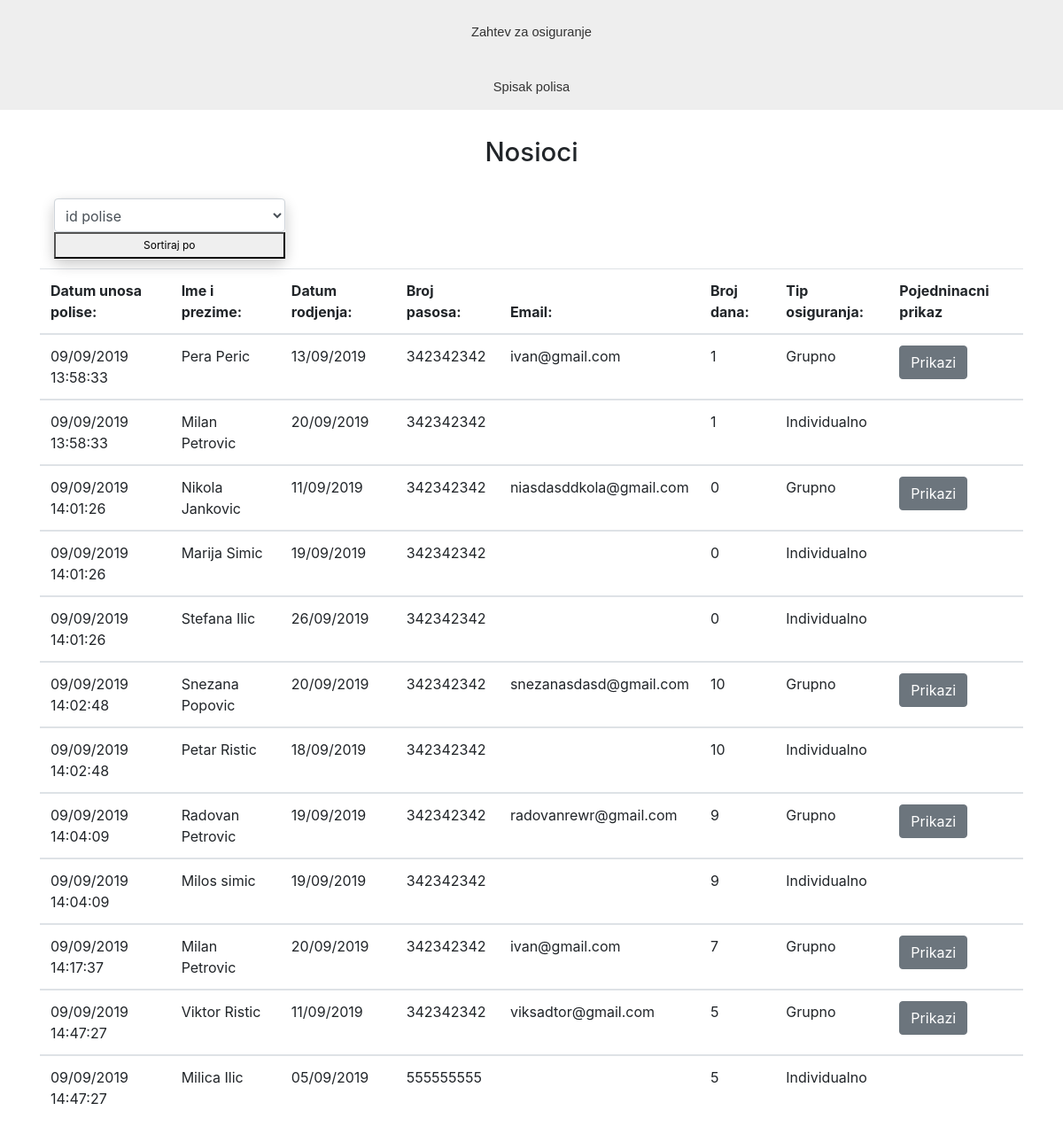
Screenshot of /polise.php with the database file from the repository.
### tables this page shows
CREATE TABLE IF NOT EXISTS `polisaosiguranik` (
  `id` int(11) NOT NULL AUTO_INCREMENT,
  `polisa_id` int(11) NOT NULL,
  `korisnik_id` int(11) NOT NULL,
  `nosioc` tinyint(1) NOT NULL,
  PRIMARY KEY (`id`),
  KEY `polisa_id` (`polisa_id`),
  KEY `korisnik_id` (`korisnik_id`)
);

CREATE TABLE IF NOT EXISTS `polisa` (
  `id` int(11) NOT NULL AUTO_INCREMENT,
  `datum_unosa_polise` datetime NOT NULL DEFAULT CURRENT_TIMESTAMP,
  `datum_putovanja_od` datetime NOT NULL,
  `datum_putovanja_do` datetime NOT NULL,
  `tip_polise` int(255) NOT NULL,
  PRIMARY KEY (`id`)
);

CREATE TABLE IF NOT EXISTS `korisnik` (
  `id` int(11) NOT NULL AUTO_INCREMENT,
  `ime_i_prezime` varchar(70) NOT NULL,
  `datum_rodjenja` datetime NOT NULL,
  `broj_pasosa` int(9) NOT NULL,
  `email` varchar(100) DEFAULT NULL,
  `telefon` varchar(15) DEFAULT NULL,
  PRIMARY KEY (`id`)
);

### private/classes/Konekcija.php (called while the page is built, shortened)
<?php
class Konekcija
{
    public static $konekcija;
    private static $host;
    private static $user;
    private static $pass;
    private static $dbname;
    private static $stmt;
    public function __construct(string $host, string $user, string $pass, string $dbname)
    {
        self::$host = $host;
        self::$user = $user;
        self::$pass = $pass;
        self::$dbname = $dbname;
    }
    public static function napraviKonekciju()
    {
        if (self::$konekcija == NULL) {
            try {
                self::$konekcija = new PDO(
                    "mysql:host=" . self::$host . ";dbname=" . self::$dbname . ";charset=utf8",
                    self::$user,
                    self::$pass
                );
            } catch (PDOException $e) {
                echo  $e->getMessage();
                die('<p>Problem sa  konekcijom</p>');
            }
            return self::$konekcija;
        }
    }
    public static function query($sql)
    {
        self::$stmt = self::$konekcija->prepare($sql);
    }
    public static function execute()
    {
        return self::$stmt->execute();
    }
    public static function resultSet($fetchType = null)
    {
        self::execute();
        return self::$stmt->fetchAll($fetchType);
    }
}

### private/classes/Modeli.php (called while the page is built, shortened)
<?php
class Modeli
{
    public static function svePolise()
    {
        Konekcija::query("SELECT * FROM polisa JOIN polisaosiguranik ON polisaosiguranik.polisa_id = polisa.id JOIN korisnik ON korisnik.id = polisaosiguranik.korisnik_id");
        return Konekcija::resultSet(PDO::FETCH_OBJ);
    }
}

### private/classes/Procisti.php (called while the page is built, shortened)
<?php
class Procisti
{
    public static function prikaziDatum($datumIVreme, $format)
    {
        return $datumIvreme  = date($format, strtotime($datumIVreme));
    }
}

### public/polise.php (the view, shortened to what this page needs)
<?php ob_start();
require_once '../private/includes/header.php';
$korisnici = null;
if (isset($_GET['sortBy'])) {
    $sortBy = htmlspecialchars(trim($_GET['sortBy']));
    $korisnici = Modeli::svePoliseSortiranjePo($sortBy);
} else {
    $korisnici = Modeli::svePolise();
}
?>
<h1 class="text-center mb-4">Nosioci</h1>
<div class="form-group">
    <form action="" method="get" class="p-0 w-50">
        <select class='p-2 form-control w-100' name="sortBy" id="">
            <option class='slova' value="id">id polise</option>
        </select>
        <button class='p-1 slova w-100' type="submit">Sortiraj po</button>
    </form>
</div>
<div class="table-responsive">
    <table class="table">
        <thead>
            <tr>
                <th>Datum unosa polise:</th>
                <th>Ime i prezime:</th>
                <th>Datum rodjenja:</th>
                <th>Broj pasosa:</th>
                <th>Email:</th>
                <th>Broj dana:</th>
                <th>Tip osiguranja:</th>
                <th>Pojedninacni prikaz</th>
            </tr>
        </thead>
        <?php
        foreach ($korisnici as $korisnik) {
            $datetime1 = date_create($korisnik->datum_putovanja_od);
            $datetime2 = date_create($korisnik->datum_putovanja_do);
            $brojDana = date_diff($datetime1, $datetime2)->days;
            ?>
            <tbody id="tbody">
                <tr>
                    <td>
                        <?= Procisti::prikaziDatum($korisnik->datum_unosa_polise, 'd/m/Y H:i:s'); ?>
                    </td>
                    <td>
                        <?= $korisnik->ime_i_prezime; ?>
                    </td>
                    <td>
                        <?= Procisti::prikaziDatum($korisnik->datum_rodjenja, 'd/m/Y'); ?>
                    </td>
                    <td>
                        <?= $korisnik->broj_pasosa; ?>
                    </td>
                    <td>
                        <?= $korisnik->email; ?>
                    </td>
                    <td>
                        <?= $brojDana; ?>
                    </td>
                    <td>
                        <?= $korisnik->nosioc == 0 ? 'Individualno' : 'Grupno' ?>
                    </td>
                    <td>
                        <?php if ($korisnik->nosioc == 1) :  ?>
                            <a href="nosioc.php?id_nosioca=<?= $korisnik->id ?>" class="btn btn-secondary">Prikazi</a>
                        <?php endif; ?>
                    </td>
                </tr>
            </tbody>
        <?php
        }
        ?>
    </table>
</div>
<?php
require_once '../private/includes/footer.php';
?>

### private/includes/header.php (shortened to what this page needs)
<!DOCTYPE html>
<html lang="sr">
<head>
    <link rel="stylesheet" href="https://maxcdn.bootstrapcdn.com/bootstrap/4.3.1/css/bootstrap.min.css">
    <link href="dist/css/datepicker.min.css" rel="stylesheet" type="text/css">
    <link rel="stylesheet" type="text/css" href="styles.css">
</head>
<nav>
    <ul>
        <li><a href="<?php echo URLROOT; ?>/public/index">Zahtev za osiguranje</a> </li>
    </ul>
    <ul>
        <li><a href="<?php echo URLROOT; ?>/public/polise">Spisak polisa</a></li>
    </ul>
</nav>
<body onload="jsValidacija()">
    <div class="container">

### private/includes/footer.php (shortened to what this page needs)
</div>
</body>
</html>

### public/styles.css (style rules this page uses)
form { font-size: 0px; border: 1px solid #eee; padding: 20px; border-radius: 10px; -webkit-box-shadow: 0px 6px 15px 0px rgba(0,0,0,0.2); -moz-box-shadow: 0px 6px 15px 0px rgba(0,0,0,0.2); box-shadow: 0px 6px 15px 0px rgba(0,0,0,0.2); }
h1 { font-size: 22pt; margin: 30px 0px; }
.form-group { display: inline-block; width: 50%; font-size: 11pt; vertical-align: top; padding: 10px 15px; margin: 0px; }
.form-group:nth-child(even) { background: #fff; }
nav ul { margin: 0px; font-size: 0px; list-style: none; text-align: center; background: #eee; padding: 10px 0px 0px 0px; }
nav ul li { display: inline-block; }
nav ul li a { font-size: 11pt; display: block; padding: 15px 20px; font-family: Arial; text-decoration: none; color: #333; }
.slova { font-size: 12px; }

### rows the page displays
polisaosiguranik: polisa.datum_unosa_polise "09/09/2019 13:58:33", korisnik.ime_i_prezime "Pera Peric", korisnik.datum_rodjenja "13/09/2019", korisnik.broj_pasosa "342342342", korisnik.email "ivan@gmail.com", polisa.datum_putovanja_do "1", nosioc "Grupno"
polisaosiguranik: polisa.datum_unosa_polise "09/09/2019 13:58:33", korisnik.ime_i_prezime "Milan Petrovic", korisnik.datum_rodjenja "20/09/2019", korisnik.broj_pasosa "342342342", polisa.datum_putovanja_do "1", nosioc "Individualno"
polisaosiguranik: polisa.datum_unosa_polise "09/09/2019 14:01:26", korisnik.ime_i_prezime "Nikola Jankovic", korisnik.datum_rodjenja "11/09/2019", korisnik.broj_pasosa "342342342", korisnik.email "niasdasddkola@gmail.com", polisa.datum_putovanja_do "0", nosioc "Grupno"
polisaosiguranik: polisa.datum_unosa_polise "09/09/2019 14:01:26", korisnik.ime_i_prezime "Marija Simic", korisnik.datum_rodjenja "19/09/2019", korisnik.broj_pasosa "342342342", polisa.datum_putovanja_do "0", nosioc "Individualno"
polisaosiguranik: polisa.datum_unosa_polise "09/09/2019 14:01:26", korisnik.ime_i_prezime "Stefana Ilic", korisnik.datum_rodjenja "26/09/2019", korisnik.broj_pasosa "342342342", polisa.datum_putovanja_do "0", nosioc "Individualno"
polisaosiguranik: polisa.datum_unosa_polise "09/09/2019 14:02:48", korisnik.ime_i_prezime "Snezana Popovic", korisnik.datum_rodjenja "20/09/2019", korisnik.broj_pasosa "342342342", korisnik.email "snezanasdasd@gmail.com", polisa.datum_putovanja_do "10", nosioc "Grupno"
polisaosiguranik: polisa.datum_unosa_polise "09/09/2019 14:02:48", korisnik.ime_i_prezime "Petar Ristic", korisnik.datum_rodjenja "18/09/2019", korisnik.broj_pasosa "342342342", polisa.datum_putovanja_do "10", nosioc "Individualno"
polisaosiguranik: polisa.datum_unosa_polise "09/09/2019 14:04:09", korisnik.ime_i_prezime "Radovan Petrovic", korisnik.datum_rodjenja "19/09/2019", korisnik.broj_pasosa "342342342", korisnik.email "radovanrewr@gmail.com", polisa.datum_putovanja_do "9", nosioc "Grupno"
polisaosiguranik: polisa.datum_unosa_polise "09/09/2019 14:04:09", korisnik.ime_i_prezime "Milos simic", korisnik.datum_rodjenja "19/09/2019", korisnik.broj_pasosa "342342342", polisa.datum_putovanja_do "9", nosioc "Individualno"
polisaosiguranik: polisa.datum_unosa_polise "09/09/2019 14:17:37", korisnik.ime_i_prezime "Milan Petrovic", korisnik.datum_rodjenja "20/09/2019", korisnik.broj_pasosa "342342342", korisnik.email "ivan@gmail.com", polisa.datum_putovanja_do "7", nosioc "Grupno"
polisaosiguranik: polisa.datum_unosa_polise "09/09/2019 14:47:27", korisnik.ime_i_prezime "Viktor Ristic", korisnik.datum_rodjenja "11/09/2019", korisnik.broj_pasosa "342342342", korisnik.email "viksadtor@gmail.com", polisa.datum_putovanja_do "5", nosioc "Grupno"
polisaosiguranik: polisa.datum_unosa_polise "09/09/2019 14:47:27", korisnik.ime_i_prezime "Milica Ilic", korisnik.datum_rodjenja "05/09/2019", korisnik.broj_pasosa "555555555", polisa.datum_putovanja_do "5", nosioc "Individualno"
